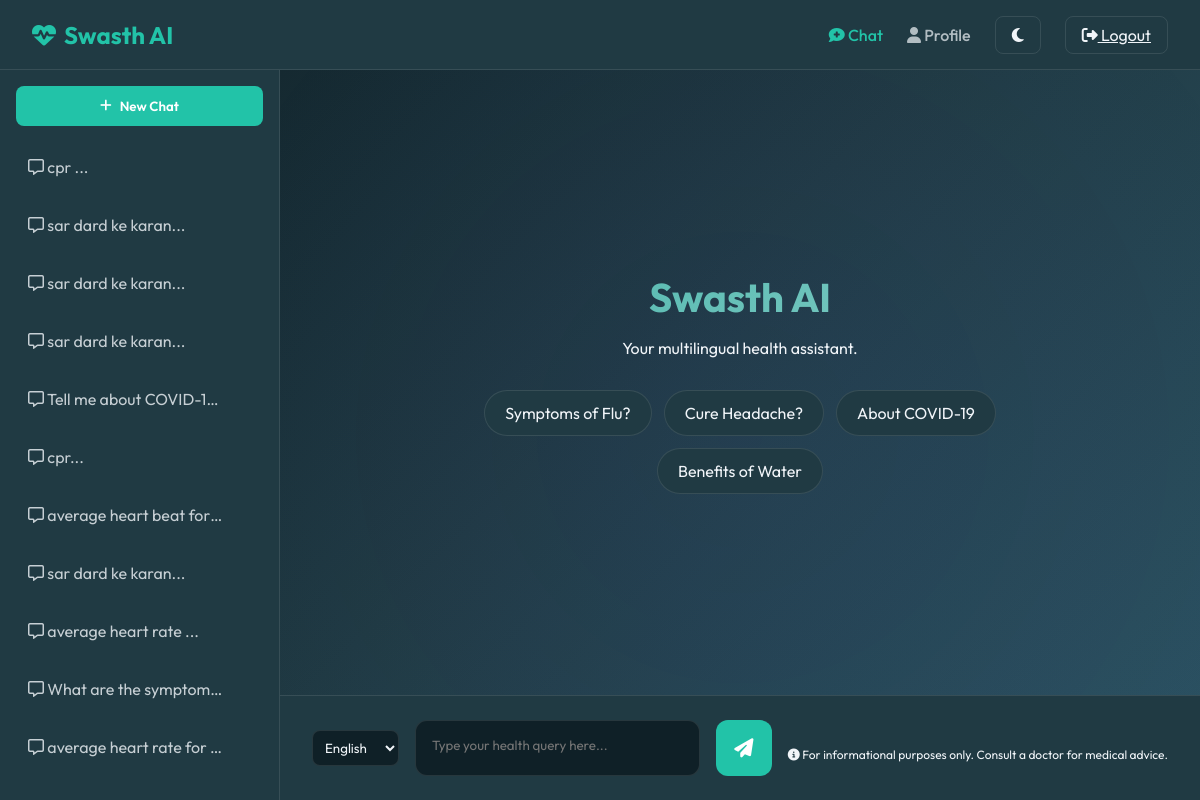
Screenshot of / (signed in) with the database file from the repository.
### models.py (models this page shows)
class ChatHistory(db.Model):
    id = db.Column(db.Integer, primary_key=True)
    user_id = db.Column(db.Integer, db.ForeignKey('user.id'), nullable=False)
    message = db.Column(db.Text, nullable=False)
    response = db.Column(db.Text, nullable=False)
    language = db.Column(db.String(10), default='en')
    timestamp = db.Column(db.DateTime, default=datetime.utcnow)

### app.py (the view)
@app.route('/')
@login_required
def home():
    recent_chats = ChatHistory.query.filter_by(user_id=current_user.id).order_by(ChatHistory.timestamp.desc()).limit(15).all()
    return render_template('index.html', user=current_user, history=recent_chats)

### app.py (called while the page is built)
@login_manager.user_loader
def load_user(user_id):
    return User.query.get(int(user_id))

### templates/index.html (shortened to what this page needs)
{% extends 'base.html' %}
{% block content %}
<div class="chat-container">
    <aside class="chat-sidebar" id="chat-sidebar">
        <button class="new-chat-btn" onclick="startNewChat()">
            <i class="fa-solid fa-plus"></i> New Chat
        </button>
        <div class="history-list" id="history-list">
            {% for chat in history %}
            <div class="history-item" data-message="{{ chat.message }}" data-response="{{ chat.response }}"
                onclick="loadHistoryItem(this)">
                <span><i class="fa-regular fa-message"></i> {{ chat.message[:25] }}...</span>
            </div>
            {% endfor %}
        </div>
    </aside>
    <main class="chat-main">
        <div id="welcome-screen" class="welcome-screen">
            <h1 class="welcome-title">Swasth AI</h1>
            <p>Your multilingual health assistant.</p>
            <div class="chips-container">
                <div class="chip" onclick="sendQuickMessage('What are the symptoms of flu?')">Symptoms of Flu?</div>
                <div class="chip" onclick="sendQuickMessage('How to cure a headache?')">Cure Headache?</div>
                <div class="chip" onclick="sendQuickMessage('Tell me about COVID-19')">About COVID-19</div>
                <div class="chip" onclick="sendQuickMessage('Benefits of drinking water')">Benefits of Water</div>
            </div>
        </div>
        <div class="input-area">
            <select id="language-select" class="lang-select">
                <option value="en">English</option>
            </select>
            <textarea id="chat-input" class="chat-input" placeholder="Type your health query here..."
                rows="1"></textarea>
            <button id="send-btn" class="send-btn">
                <i class="fa-solid fa-paper-plane"></i>
            </button>
            <div class="disclaimer">
                <i class="fas fa-info-circle"></i> For informational purposes only. Consult a doctor for medical advice.
            </div>
        </div>
    </main>
</div>
{% endblock %}

### static/css/style.css (style rules this page uses)
:root { --primary-h: 170; --primary-s: 70%; --primary-l: 45%; --primary: hsl(var(--primary-h), var(--primary-s), var(--primary-l)); --bg-dark: #0f2027; --bg-light: #e0f7fa; --card-dark: #203a43; --card-light: #ffffff; --text-dark: #f1f5f9; --text-light: #1e293b; --gradient-bg-dark: linear-gradient(135deg, #0f2027 0%, #203a43 50%, #2c5364 100%); --gradient-bg-light: linear-gradient(135deg, #e0f7fa 0%, #b2ebf2 100%); --bg: var(--bg-dark); --bg-gradient: var(--gradient-bg-dark); --card-bg: var(--card-dark); --text: var(--text-dark); --border: rgba(255, 255, 255, 0.1); --chat-user: var(--primary); --chat-bot: #334155; --shadow: 0 10px 30px -10px rgba(0, 0, 0, 0.5); }
* { margin: 0; padding: 0; box-sizing: border-box; font-family: 'Outfit', sans-serif; transition: background-color 0.3s ease, color 0.3s ease; }
body { background: var(--bg-gradient); background-color: var(--bg); background-attachment: fixed; color: var(--text); height: 100vh; display: flex; flex-direction: column; overflow: hidden; }
.chat-container { flex: 1; display: flex; overflow: hidden; position: relative; }
.chat-sidebar { width: 280px; background: var(--card-bg); border-right: 1px solid var(--border); display: flex; flex-direction: column; padding: 1rem; }
.new-chat-btn { width: 100%; padding: 0.75rem; background: var(--primary); color: white; border: none; border-radius: 0.5rem; font-weight: 600; cursor: pointer; display: flex; align-items: center; justify-content: center; gap: 0.5rem; margin-bottom: 1rem; transition: transform 0.2s; }
.history-list { flex: 1; overflow-y: auto; }
.history-item { padding: 0.75rem; border-radius: 0.5rem; margin-bottom: 0.5rem; cursor: pointer; white-space: nowrap; overflow: hidden; text-overflow: ellipsis; opacity: 0.8; display: flex; justify-content: space-between; align-items: center; }
.history-item span { overflow: hidden; text-overflow: ellipsis; flex: 1; }
.chat-main { flex: 1; display: flex; flex-direction: column; position: relative; background: radial-gradient(circle at 50% 50%, rgba(79, 70, 229, 0.05), transparent); }
.welcome-screen { text-align: center; margin: auto; max-width: 600px; }
.welcome-title { font-size: 2.5rem; font-weight: 700; margin-bottom: 1rem; background: linear-gradient(135deg, #4db6ac, #80cbc4); background-clip: text; -webkit-background-clip: text; -webkit-text-fill-color: transparent; }
.chips-container { display: flex; flex-wrap: wrap; justify-content: center; gap: 0.75rem; margin-top: 2rem; }
.chip { padding: 0.75rem 1.25rem; background: var(--card-bg); border: 1px solid var(--border); border-radius: 2rem; cursor: pointer; transition: all 0.2s; }
.input-area { padding: 1.5rem 2rem; background: var(--card-bg); border-top: 1px solid var(--border); display: flex; align-items: center; gap: 1rem; }
.chat-input { flex: 1; padding: 1rem; border-radius: 0.75rem; background: var(--bg); border: 1px solid var(--border); color: var(--text); resize: none; height: 56px; max-height: 150px; }
.lang-select { padding: 0.5rem; border-radius: 0.5rem; background: var(--bg); color: var(--text); border: 1px solid var(--border); }
.send-btn { width: 3.5rem; height: 3.5rem; border-radius: 0.75rem; background: var(--primary); color: white; border: none; cursor: pointer; display: flex; align-items: center; justify-content: center; font-size: 1.2rem; transition: all 0.2s; }
.disclaimer { text-align: center; font-size: 0.75rem; color: var(--text-secondary); margin-top: 0.75rem; }

### rows the page displays
ChatHistory: message "cpr"
ChatHistory: message "sar dard ke karan"
ChatHistory: message "sar dard ke karan"
ChatHistory: message "sar dard ke karan"
ChatHistory: message "Tell me about COVID-1…"
ChatHistory: message "cpr"
ChatHistory: message "average heart beat fo…"
ChatHistory: message "sar dard ke karan"
ChatHistory: message "average heart rate"
ChatHistory: message "What are the sympto…"
ChatHistory: message "average heart rate for…"
